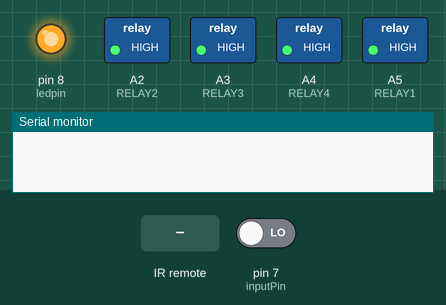
A sketch run on a simulated Arduino Nano, built with avr-gcc and run on an emulated ATmega328P. Shown: switched loads named in the sketch (green lamp = pin HIGH), output pins drawn as LEDs (lit = HIGH), the last lines printed to the serial monitor. The test bench sets the inputs (shaded band); at power-on: pin 7 (inputPin) LOW.

Above: at 1.2 s.
1.3 s: infrared code 0x1FE20DF received
At 1.6 s:
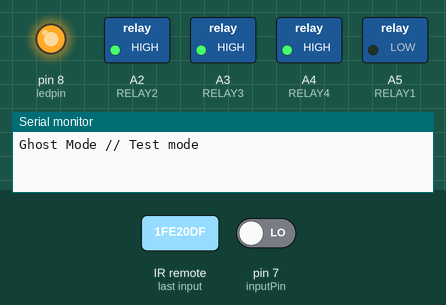
7.3 s: infrared code 0x1FED827 received
At 10.1 s:
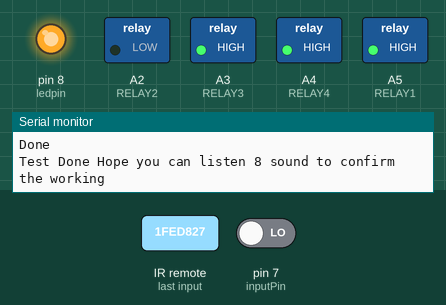
10.3 s: infrared code 0x1FE906F received
At 11.9 s:
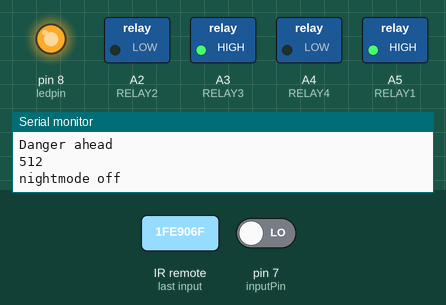
12.8 s: infrared code 0x1FE50AF received
At 13.9 s:
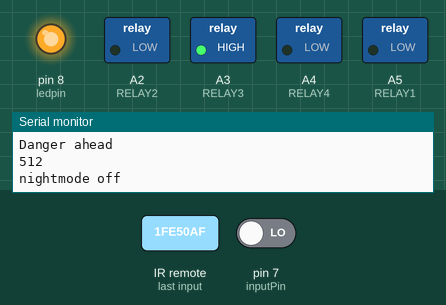
14.3 s: infrared code 0x1FED827 received
At 15.1 s:
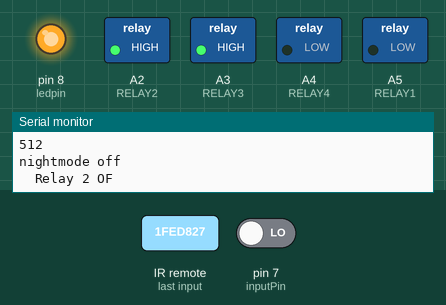
15.8 s: infrared code 0x1FEF807 received
At 16.2 s:
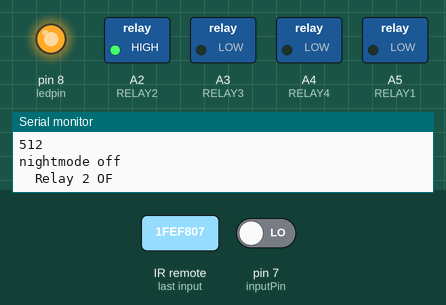
Timing chart, 0 to 18.3 s (numbered marks = the images above; inputs shaded):
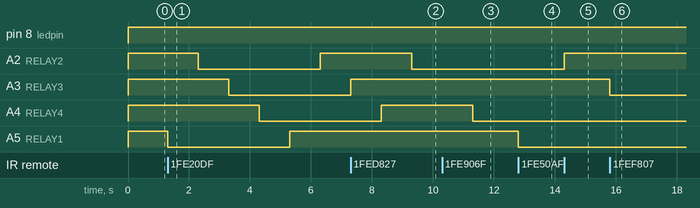

The sketch:

home_2_final.ino
```cpp
//HOME AUTOMATION CODDED BY SURYA PRAKASH GUPTA
//VERSION 1.2
//COMPATABLE WITH ARDINO NANO
#include <IRremote.h>
#include<dht.h>
dht DHT;
#define DHT11_PIN 3
float temp;
int sensorPin = A7; // select the input pin for ldr
int sensorValue = 0; // variable to store the value coming from the sensor
int ledpin = 8;
int RECV_PIN = A0;
int RELAY1 = A5;
int RELAY2 = A2;
int RELAY3 = A3;
int RELAY4 = A4;
int smokeA0 = A1;
int tempPin =A6;
int inputPin = 7;
int itsON =1;
int pirState = LOW;             // we start, assuming no motion detected
int val = 0;
int delayValue = 1000;
int OFFDELAY=1000;
 int aut = 1;
IRrecv irrecv(RECV_PIN);
decode_results results;
void setup() {
  // initialize the digital pin as an output.

  pinMode(RECV_PIN, INPUT);
  pinMode(RELAY1, OUTPUT);
  pinMode(RELAY2, OUTPUT);
  pinMode(RELAY3, OUTPUT);
  pinMode(RELAY4, OUTPUT);
  pinMode(ledpin, OUTPUT);
  pinMode(smokeA0, INPUT);
   pinMode(inputPin, INPUT);     // declare  motion sensor as input
  digitalWrite(RELAY1,HIGH);
  digitalWrite(RELAY2,HIGH);
  digitalWrite(RELAY3,HIGH);
  digitalWrite(RELAY4,HIGH);

  irrecv.enableIRIn(); // Start the receiver
  Serial.begin(9600);

}
void loop() {

  if (aut==0)
  {
    digitalWrite(ledpin,LOW);//


 autonomous();
  }
 else
 {
 digitalWrite(ledpin,HIGH);

  }
   if (irrecv.decode(&results)) {

   translateIR();
     irrecv.resume(); // Receive the next value

   }
   }

void autonomous()
{
// ***********TEMPARATURE PART***********
temp = analogRead(tempPin);
temp = temp * 0.03828125;
Serial.print("TEMPRATURE = ");
Serial.print(temp);
Serial.print("*C");
Serial.println();

if (temp > 60)
{
   Serial.println("Danger ahead");
    digitalWrite(RELAY4,LOW);
}

//*************************GAS DETECTION PART***************
int analogSensor = analogRead(smokeA0);


 Serial.print("Gas Value ");
  sensorValue = analogSensor; // read the value from the sensor
Serial.println(sensorValue); //prints the values coming from the sensor on the screen


delay(1000);
if (sensorValue>400)
{
  Serial.println("Danger ahead");
    digitalWrite(RELAY4,LOW);
}
else
{
    digitalWrite(RELAY4,HIGH);
}

//***************LIGHT PART  ********

int sensorldr = analogRead(sensorPin); // read the value from the sensor
Serial.println(sensorldr);
if (sensorldr<300)
{
  Serial.println("nightmode on");
    digitalWrite(RELAY3,LOW);
}
else
{
  Serial.println("nightmode off");
    digitalWrite(RELAY3,HIGH);
}


//**********PIR SECTION

val = digitalRead(inputPin);  // read input value
  if (val == HIGH) {            // check if the input is HIGH
     digitalWrite(RELAY1,HIGH);

    if (pirState == LOW) {
      // we have just turned on
      Serial.println("Motion detected!");
      digitalWrite(RELAY1,LOW);
    }
  } else {
    digitalWrite(RELAY1, HIGH); // turn LED OFF
    if (pirState == HIGH){
      // we have just turned of
      Serial.println("Motion ended!");
      digitalWrite(RELAY1, HIGH);

    }
  }


  }

//***********REMOTE PART*********
void translateIR()
 {
switch(results.value){
  case 0x1FE48B7 :

    Serial.println(" ALL OFF   ");
    if (itsON ==0){
   digitalWrite(RELAY1, HIGH);
     digitalWrite(RELAY2, HIGH);
       digitalWrite(RELAY3, HIGH);
         digitalWrite(RELAY4,HIGH);
         itsON=1;
         aut =1;
         delay(delayValue);
    }
    else
    {
       Serial.println(" ALL on   ");
        digitalWrite(RELAY1, LOW);
        digitalWrite(RELAY2, LOW);
        digitalWrite(RELAY3, LOW);
        digitalWrite(RELAY4,LOW);
         itsON=0;
         aut=1;
         delay(delayValue);
    }
    break;
  case 0x1FE50AF:  //relay1
   if (itsON ==0){
    Serial.println("  Relay 1 OF          ");
     digitalWrite(RELAY1, HIGH);
      itsON=1;
      delay(delayValue);
   }
   else
   {
     digitalWrite(RELAY1,LOW);
         itsON=0;
         delay(delayValue);
   }
    break;
  case 0x1FED827:  //2
    if (itsON ==0){
    Serial.println("  Relay 2 OF          ");
     digitalWrite(RELAY2, HIGH);
      itsON=1;
      delay(delayValue);
   }
   else
   {
     digitalWrite(RELAY2,LOW);
         itsON=0;
         delay(delayValue);
   }
    break;
  case 0x1FEF807:  //3
     if (itsON ==0){
    Serial.println("  Relay 3 OF          ");
     digitalWrite(RELAY3, HIGH);
      itsON=1;
      delay(delayValue);
   }
   else
   {
     digitalWrite(RELAY3,LOW);
         itsON=0;
         delay(delayValue);
   }
    break;
     case 0x1FE30CF:  //4
    if (itsON ==0){
    Serial.println("  Relay 4 OF          ");
     digitalWrite(RELAY4, HIGH);
      itsON=1;
      delay(delayValue);
   }
   else
   {
     digitalWrite(RELAY4,LOW);
         itsON=0;
         delay(delayValue);
   }
    break;
  case 0x1FE40BF: //LEFT KEY
   if (itsON ==0){
    Serial.println("  Relay 1,2 OF          ");
     digitalWrite(RELAY1, HIGH);
     digitalWrite(RELAY2, HIGH);
      itsON=1;
      delay(OFFDELAY);
   }
   else
   {
     digitalWrite(RELAY1,LOW);
     digitalWrite(RELAY2,LOW);
         itsON=0;
         delay(delayValue);
   }
    break;
  case 0x1FEC03F: //right KEY
   if (itsON ==0){
    Serial.println("  Relay 1,2 OF          ");
     digitalWrite(RELAY4, HIGH);
     digitalWrite(RELAY3, HIGH);
      itsON=1;
      delay(OFFDELAY);
   }
   else
   {
     digitalWrite(RELAY3,LOW);
     digitalWrite(RELAY4,LOW);
         itsON=0;
         delay(delayValue);
   }
    break;

    case 0xFFFFFFFF:
      Serial.println("You have pressed the buton for long time");
      break;
      case 0x1FE20DF:
      Serial.println("Ghost Mode // Test mode");

              digitalWrite(RELAY1, LOW);
              delay(1000);
              Serial.println("Done");
        digitalWrite(RELAY2, LOW);
         delay(1000);
         Serial.println("Done");
        digitalWrite(RELAY3, LOW);
         delay(1000);
         Serial.println("Done");
        digitalWrite(RELAY4,LOW);
         delay(1000);
         Serial.println("Done");
      digitalWrite(RELAY1, HIGH);
       delay(1000);
       Serial.println("Done");
     digitalWrite(RELAY2, HIGH);
     delay(1000);
     Serial.println("Done");
       digitalWrite(RELAY3, HIGH);
       delay(1000);
       Serial.println("Done");
         digitalWrite(RELAY4,HIGH);
          delay(1000);
          Serial.println("Done");
     Serial.println("Test Done Hope you can listen 8 sound to confirm the working");
    break;
  case 0x1FE906F:
  Serial.print("AUTOMATION MODE ON");
autonomous();
 if (itsON ==0){
    aut=1;
      itsON=1;
     //  digitalWrite(ledpin,HIGH);
      delay(delayValue);
   }
   else
   {
     aut =0;
         itsON=0;
         delay(delayValue);
         // digitalWrite(ledpin,LOW);
   }

//Serial.println(analogSensor);

break;


 default:
    Serial.println("Unknown Input From Remote");
    Serial.println(results.value, HEX);


break;

 }
delay(1);
 }
```

Measured:
- after the input at 1.3 s, A2 (RELAY2): HIGH → LOW after 1.0 s, → HIGH 4.0 s later; A3 (RELAY3): HIGH → LOW after 2.0 s; A4 (RELAY4): HIGH → LOW after 3.0 s; A5 (RELAY1): HIGH → LOW at once, → HIGH 4.0 s later
- after the input at 7.3 s, A2 (RELAY2): HIGH → LOW after 2.0 s
- after the input at 10.3 s, A4 (RELAY4): HIGH → LOW after 1.0 s
- after the input at 12.8 s, A5 (RELAY1): HIGH → LOW at once
- after the input at 14.3 s, A2 (RELAY2): LOW → HIGH at once
- after the input at 15.8 s, A3 (RELAY3): HIGH → LOW at once
